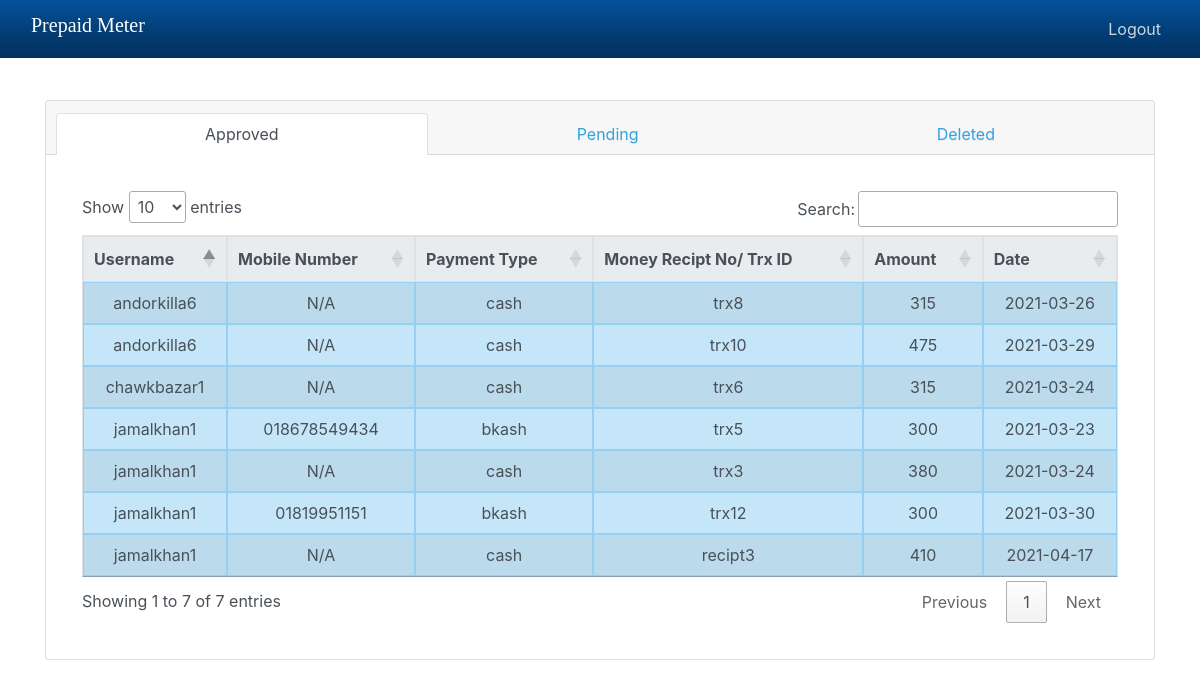
The app's page /payment_list.php (signed in) with its own data.
### tables this page shows
CREATE TABLE `payment` (
  `id` int(11) NOT NULL,
  `username` varchar(250) NOT NULL,
  `amount` double NOT NULL,
  `recipt` varchar(50) NOT NULL,
  `p_date` date NOT NULL,
  `month` text NOT NULL,
  `year` text NOT NULL,
  `mobile_number` text NOT NULL,
  `type` text NOT NULL,
  `status` text NOT NULL,
  `show_data` int(11) NOT NULL
);

### payment_list.php (the view, shortened to what this page needs)
<?php
include ('server.php') ;
$query9 = "SELECT * FROM payment WHERE status ='accepted'";
$result9 = mysqli_query($db, $query9);
?>
<!doctype html>
<html lang="en">
<head>
    <link rel="stylesheet" href="https://cdn.jsdelivr.net/npm/bootstrap@4.5.3/dist/css/bootstrap.min.css">
    <link rel="stylesheet" href="https://use.fontawesome.com/releases/v5.8.1/css/all.css">
    <link rel="stylesheet" href="//cdn.datatables.net/1.10.22/css/jquery.dataTables.min.css">
    <link rel="stylesheet" href="css/style.css">
</head>
<body id="payment_list">
    <header>
        <nav class="navbar navbar-expand-lg navbar-dark bg-dark fixed-top">
            <div class="container-fluid">
                <h4>
                    <a href="adindex.php" class="navbar-brand">Prepaid Meter</a>
                </h4>
                <div id="menu" class="collapse navbar-collapse">
                    <ul class="navbar-nav ml-auto">
                        <li class="nav-item"><a href="payment_list.php?logout='1'" class="nav-link">Logout</a></li>
                    </ul>
                </div>
            </div>
        </nav>
    </header>
    <section id="payment_nav">
        <div class="container">
          <div class="card">
            <div class="card-header">
                <ul class="nav nav-tabs card-header-tabs nav-fill" id="myTab" role="tablist">
                    <li class="nav-item">
                        <a class="nav-link active" id="admin_approved-tab" data-toggle="tab" href="#admin_approved" role="tab" aria-controls="admin_approved" aria-selected="true">Approved</a>
                    </li>
                    <li class="nav-item">
                        <a class="nav-link " id="admin_pending-tab" data-toggle="tab" href="#admin_pending" role="tab" aria-controls="admin_pending" aria-selected="true">Pending</a>
                    </li>
                    <li class="nav-item">
                        <a class="nav-link " id="admin_deleted-tab" data-toggle="tab" href="#admin_deleted" role="tab" aria-controls="admin_deleted" aria-selected="true">Deleted</a>
                    </li>
                </ul>
            </div>
            <div class="card-body">
                <div class="tab-content" id="myTabContent">
                    <div class="tab-pane fade show active" id="admin_approved" role="tabpanel" aria-labelledby="admin_approved-tab">
                        <div class="p-3">
                            <table class="table text-center table-bordered table-striped table-primary table-responsive-sm" id="admin_approvedTable">
                                <thead class="thead-light ">
                                    <tr>
                                        <th>Username</th>
                                        <th>Mobile Number</th>
                                        <th>Payment Type</th>
                                        <th>Money Recipt No/ Trx ID</th>
                                        <th>Amount</th>
                                        <th>Date</th>
                                    </tr>
                                </thead>
                                <tbody>
                                    <?php
                                    foreach ($result9 as $data) {
                                        echo '
                                        <tr>
                                      <td>'.$data["username"].'</td>
                                      <td class=text-uppercase>'.$data["mobile_number"].'</td>
                                      <td>'.$data["type"].'</td>
                                      <td class=text-lowercase>'.$data["recipt"].'</td>
                                      <td>'.$data["amount"].'</td>
                                      <td>'.$data["p_date"].'</td>
                                    </tr>'  ;
                                    }
                                    ?>
                                </tbody>
                            </table>
                        </div>
                    </div>
                </div>
            </div>
        </div>
    </div>
</section>
</body>
</html>

### css/style.css (style rules this page uses)
h1, h2, h3, h4, h5, h6 { font-family: 'Lobster', cursive; }
a:link, a:visited { text-decoration: none; border: none; }
#payment_list #payment_nav { padding-top: 100px; }

### records on screen
payment: username "jamalkhan1", mobile_number "018678549434", type "bkash", recipt "trx5", amount "300", p_date "2021-03-23"
payment: username "jamalkhan1", mobile_number "N/A", type "cash", recipt "trx3", amount "380", p_date "2021-03-24"
payment: username "chawkbazar1", mobile_number "N/A", type "cash", recipt "trx6", amount "315", p_date "2021-03-24"
payment: username "andorkilla6", mobile_number "N/A", type "cash", recipt "trx8", amount "315", p_date "2021-03-26"
payment: username "andorkilla6", mobile_number "N/A", type "cash", recipt "trx10", amount "475", p_date "2021-03-29"
payment: username "jamalkhan1", mobile_number "01819951151", type "bkash", recipt "trx12", amount "300", p_date "2021-03-30"
payment: username "jamalkhan1", mobile_number "N/A", type "cash", recipt "recipt3", amount "410", p_date "2021-04-17"
